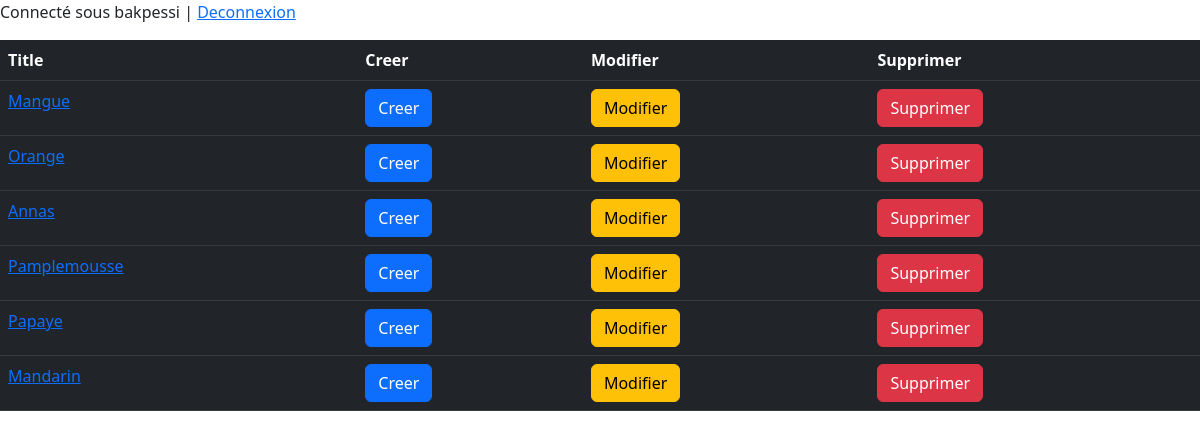
The app's page / (signed in) with its own data.
### posts/models.py (models this page shows, shortened)
class Posts(models.Model):
    title = models.CharField(max_length = 3000, unique = True)
    description = models.TextField()
    image = models.ImageField(upload_to = 'images', blank = True)
    class Meta:
        verbose_name = ('Post')
        verbose_name_plural = ('Posts')
    def get_absolute_url(self):
        return reverse("posts/:posts_detail", kwargs={"pk": self.pk})

### posts/views.py (the view)
# urls.py: path('', List_view.as_view(), name = 'comments_list'),
class List_view(View):
    template_name = 'posts/posts_list.html'
    def get(self, request, *args, **kwargs):
        queryset = Posts.objects.all()
        return render(request, self.template_name, {'object_list': queryset})

### templates/posts/posts_list.html (shortened to what this page needs)
{% extends 'base.html' %}
{% block content %}
{% if user.is_authenticated %}
    <p>Connecté sous {{ user.username }} | <a href="{% url 'accounts:logout' %}">Deconnexion</a></p>
{% else %}
    <p><a href="{% url 'accounts:login' %}">Connexion</a></p>
    <p><a href="{% url 'accounts:register' %}">Inscription</a></p>
{% endif %}
<table class="table table-dark">
    <thead>
        <tr>
            <th scope="col">Title</th>
            <th scope="col">Creer</th>
            <th scope="col">Modifier</th>
            <th scope="col">Supprimer</th>
        </tr>
    </thead>
    <tbody>
        {% for instance in object_list %}
        <tr>
            <td> <a href="{{instance.get_absolute_url}}">{{instance.title}}</a></td>
            <td><a href="create" class="btn btn-primary">Creer</a></td>
            <td><a href="<int:pk>/update" class="btn btn-warning">Modifier</a></td>
            <td><a href="<int:pk>/detele" class="btn btn-danger">Supprimer</a></td>
        </tr>
        {% endfor %}
    </tbody>
</table>
{% endblock %}

### records on screen
Posts: title "Mangue"
Posts: title "Orange"
Posts: title "Annas"
Posts: title "Pamplemousse"
Posts: title "Papaye"
Posts: title "Mandarin"

### other values on screen
{{ user.username }} "bakpessi"
